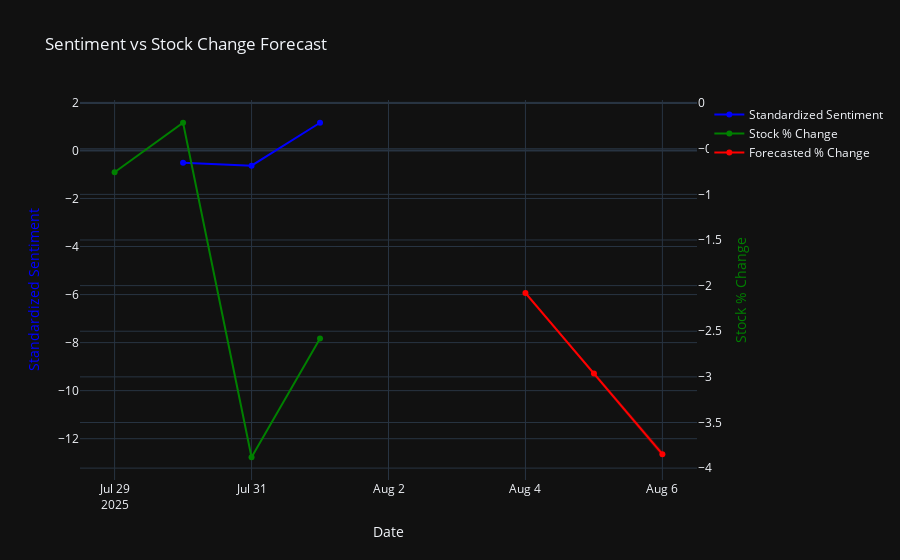

Notebook source saved alongside this figure:
### Markdown cell above
### Plot: Sentiment vs Stock % Change Forecast

This chart shows how **news sentiment** about a company relates to its **stock price changes** over time, and how we can use this relationship to make simple predictions.

- The **blue line** shows the standardized 7-day average of positive sentiment extracted from financial news headlines. A higher value means news sentiment was more positive.
- The **green line** shows the actual daily percentage change in the company’s stock price.
- The **red line** shows our simple **forecast** of future stock movement based on past sentiment trends. The shaded red area represents uncertainty around the forecast (a 95% confidence interval).

We want to see whether the **emotions in the news** (blue) can help us **predict price changes** (green and red). If they move together, it suggests that public mood might influence investor behavior.

> This plot helps us visualize correlations and test basic forecasting using real-world data like stock prices and media sentiment.

### Code cell
combined_df['DateOnly'] = pd.to_datetime(combined_df['DateOnly'])  # convert to datetime
combined_df.set_index('DateOnly', inplace=True)  # use as index
combined_df.sort_index(inplace=True)  # ensure time order

forecast_mean, forecast_ci, forecast_index = fit_and_forecast(combined_df)
create_plot(combined_df, forecast_mean, forecast_ci, forecast_index)

### Figure 1 — Plotly figure (JSON) as saved in the notebook; plotly's stock layout.template omitted (floating-point values rounded to 4 significant figures)
{"data": [{"line": {"color": "blue"}, "name": "Standardized Sentiment", "type": "scatter", "x": ["2025-07-29T00:00:00.000000000", "2025-07-30T00:00:00.000000000", "2025-07-31T00:00:00.000000000", "2025-08-01T00:00:00.000000000"], "y": [NaN, -0.5167, -0.6359, 1.153]}, {"line": {"color": "green"}, "name": "Stock % Change", "type": "scatter", "x": ["2025-07-29T00:00:00.000000000", "2025-07-30T00:00:00.000000000", "2025-07-31T00:00:00.000000000", "2025-08-01T00:00:00.000000000"], "y": [-0.758, -0.2151, -3.881, -2.58], "yaxis": "y2"}, {"line": {"color": "red"}, "name": "Forecasted % Change", "type": "scatter", "x": ["2025-08-04T00:00:00", "2025-08-05T00:00:00", "2025-08-06T00:00:00"], "y": [-5.935, -9.29, -12.64]}, {"fill": "toself", "fillcolor": "rgba(255,0,0,0.2)", "hoverinfo": "skip", "line": {"color": "rgba(255,255,255,0)"}, "showlegend": false, "type": "scatter", "x": ["2025-08-04T00:00:00", "2025-08-05T00:00:00", "2025-08-06T00:00:00", "2025-08-06T00:00:00", "2025-08-05T00:00:00", "2025-08-04T00:00:00"], "y": [-5.96, -9.36, -12.77, -12.52, -9.22, -5.91]}], "layout": {"title": {"text": "Sentiment vs Stock Change Forecast"}, "xaxis": {"title": {"text": "Date"}}, "yaxis": {"title": {"font": {"color": "blue"}, "text": "Standardized Sentiment"}}, "yaxis2": {"overlaying": "y", "side": "right", "title": {"font": {"color": "green"}, "text": "Stock % Change"}}}}
